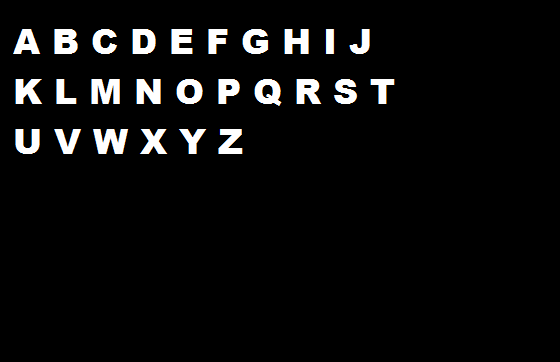
%> input picture Ltr.png, 560 x 362 px
$ octave --eval "rectext(imread('Ltr.png'));"   (GNU Octave 9; MATLAB toolbox functions it lacks are replaced by stand-ins)
%> lines starting %> are read from the running program, lines starting %| are printed output that depends on the picture; in (x1, y1, x2, y2) boxes, pixels count from 0 and x2, y2 are one past the last pixel; in counts of white or black regions, pixels touching at a corner belong together; the program's own positions count from 1
### imgcrop.m
function [cropim diff]=imgcrop(ip_img)

 [r c]=find(ip_img);
 cropim=ip_img(min(r):max(r)+1,min(c):max(c)+1);
 if nargout==2
     diff=min(c);
 end
end

### findend.m
function [cropline,remline,space]=findend(im,d)

temp=find(sum(im,d)==0);
endline=temp(1);
if d==2
cropline=im(1:endline,:);
remline=imgcrop(im(endline:end,:));
else
    cropline=im(:,1:endline);
[remline diff]=imgcrop(im(:,endline:end));

end
if nargout==3
    space=diff;
end


### rectext.m
%clear;clc;close all;
function rectext(img)
img=im2bw(img,graythresh(img));
img=bwareaopen(img,5);km=1;
global word gg;
word=[];
%%%imshow(img)
while nnz(img)
cropimg=imgcrop(img);
[cline,img]=findend(cropimg,2);
while nnz(cline)
[cletter cline space]=findend(cline,1);
h = [0 0 0 0; 0 1 1 0;0 1 1 0;0 0 0 0];
if nnz(cletter)
cletter=imgcrop(cletter);
cletter=imresize((cletter),[42 24]);figure,imshow(cletter);
 %%%imwrite(cletter,strcat(pwd,'\db5\',num2str(km),'.bmp'));km=km+1;

corvalue=zeros(1,62);
for k=1:26

dbletter=imread(strcat(pwd,'\db4\',num2str(k),'.bmp'));
corvalue(k)=corr2(cletter,dbletter);
end
[maxv indx]=max(corvalue);
word=dbletters(word,indx);
if isempty(space)|| space>11
    word=[word ' '];
end

%figure,imshow(cletter)
end
end
end
%word=regexprep(word,'[^\w'']','');
word
pause(1);
%text to speech conversion
%close all;
%%sending data
disp('sending data...........................');
gg=length(word);
for k=1:gg

%     while(word(k)==' ');
%        word(k)=[];
%     end

 sercom(word(k));
pause(1);
end
%> in rectext, `img=im2bw(img,graythresh(img));`:
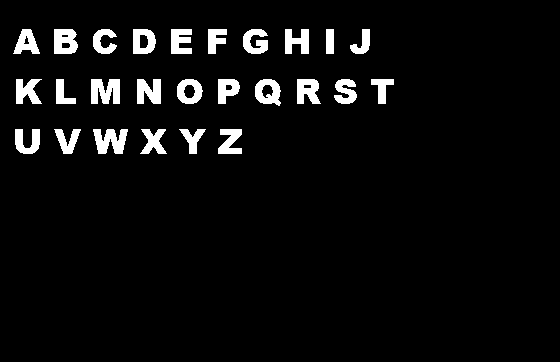
%> img: size 362x560 logical; 5.1% white; 26 white regions, largest, box (x1, y1, x2, y2) and area: (93, 129, 128, 154) 590, (91, 79, 120, 104) 587, (54, 29, 78, 54) 495
%> in imgcrop, `[r c]=find(ip_img);`: r = 10343 values from 30 to 154; c = 10343 values from 14 to 394
%> in imgcrop, `cropim=ip_img(min(r):max(r)+1,min(c):max(c)+1);`:
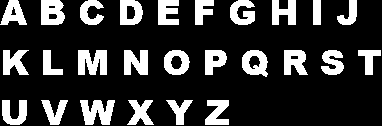
%> cropim: size 126x382 logical; 21.5% white; 26 white regions, largest, box (x1, y1, x2, y2) and area: (80, 100, 115, 125) 590, (78, 50, 107, 75) 587, (41, 0, 65, 25) 495
%> in findend, `temp=find(sum(im,d)==0);`: temp = 49 values from 26 to 126
%> in findend, `endline=temp(1);`: endline = 26
%> in findend, `cropline=im(1:endline,:);`:
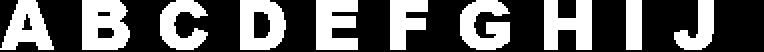
%> cropline: size 26x382 logical (shown 2 times larger); 37.7% white; 10 white regions, largest, box (x1, y1, x2, y2) and area: (41, 0, 65, 25) 495, (272, 0, 296, 25) 429, (158, 0, 179, 25) 428
%> in imgcrop (call 2), `[r c]=find(ip_img);`: r = 6601 values from 26 to 100; c = 6601 values from 3 to 381
%> in imgcrop (call 2), `cropim=ip_img(min(r):max(r)+1,min(c):max(c)+1);`:
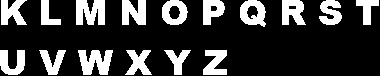
%> cropim: size 76x380 logical; 22.9% white; 16 white regions, largest, box (x1, y1, x2, y2) and area: (78, 50, 113, 75) 590, (76, 0, 105, 25) 587, (122, 0, 146, 25) 478
%> call 2 of findend, with d = 1
%> in findend (call 2), `temp=find(sum(im,d)==0);`: temp = 167 values from 28 to 382
%> in findend (call 2), `endline=temp(1);`: endline = 28
%> in findend (call 2), `cropline=im(:,1:endline);`:
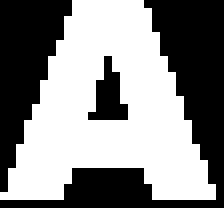
%> cropline: size 26x28 logical (shown 8 times larger); 53.4% white; 3 black regions, box (x1, y1, x2, y2) and area: (0, 0, 28, 26) 202, (0, 0, 9, 24) 115, (11, 7, 16, 15) 22
%> in imgcrop (call 3), `[r c]=find(ip_img);`: r = 3353 values from 1 to 25; c = 3353 values from 15 to 330
%> in imgcrop (call 3), `cropim=ip_img(min(r):max(r)+1,min(c):max(c)+1);`:
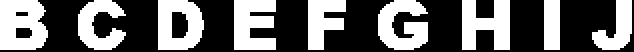
%> cropim: size 26x317 logical (shown 2 times larger); 40.7% white; 9 white regions, largest, box (x1, y1, x2, y2) and area: (0, 0, 24, 25) 495, (231, 0, 255, 25) 429, (117, 0, 138, 25) 428
%> in imgcrop (call 3), `diff=min(c);`: diff = 15
%> in rectext, `cletter=imresize((cletter),[42 24])`:
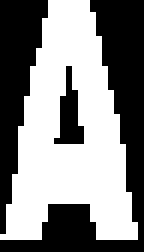
%> cletter: size 42x24 logical (shown 6 times larger); 52.7% white; 3 black regions, box (x1, y1, x2, y2) and area: (0, 0, 24, 42) 282, (0, 0, 8, 39) 161, (9, 11, 14, 24) 34
%> (the run ends here)
